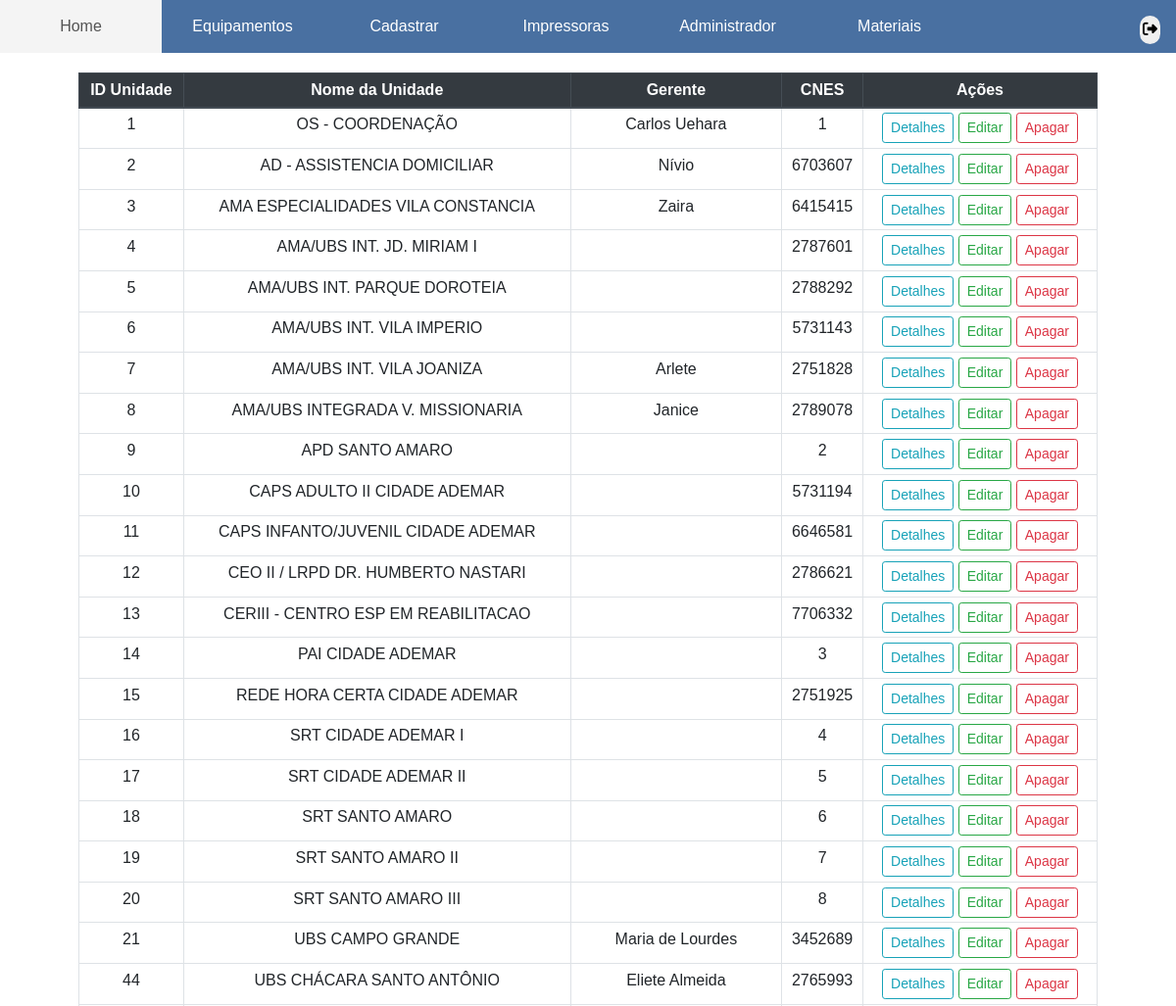
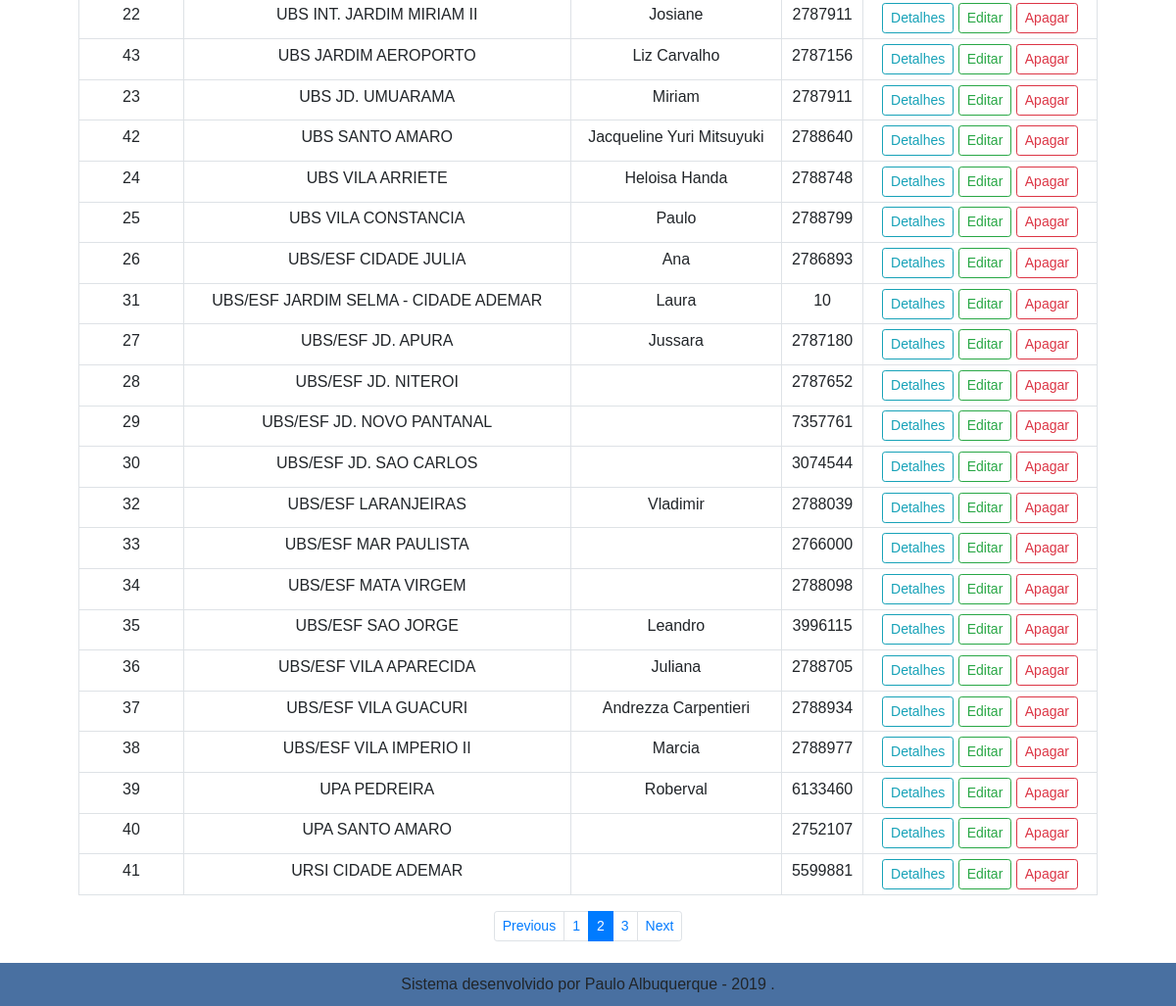
Screenshot of /administrador/todas_unidades.php with the database file from the repository (2 pictures, top to bottom).
### tables this page shows
CREATE TABLE `tb_unidades` (
  `id_unidade` int(11) NOT NULL,
  `nome_da_unidade` varchar(55) NOT NULL,
  `nome_gerente` varchar(55) NOT NULL,
  `cnes` int(55) NOT NULL
);

### administrador/todas_unidades.php (the view, shortened to what this page needs)
<!doctype html>
<html lang="pt-br">
<head>
    <link href='../css/bootstrap.css' rel="stylesheet">
    <link href='../css/estilo.css' rel="stylesheet">
</head>
<body>
    <nav class="menu">
        <ul>
            <li><a href='../administrador/home.php'>Home</a></li>
            <li><a href='../administrador/equipamentos.php'>Equipamentos</a>
            </li>
            <li><a href='../administrador/cadastrar.php'>Cadastrar</a></li>
            <li><a href='../administrador/impressoras.php'>Impressoras</a>
            <li><a href='../administrador/admin.php'>Administrador</a>
            </li>
            <li><a href='../administrador/estoque_home.php'>Materiais</a></li>
        </ul>
        <div class="posicao-btn-sair">
            <button class="btn_sair btn-green"><i class="fas fa-sign-out-alt"></i> </button>
        </div>
    </nav>
    <br>
    <div class="container-fluid">
        <div class="row">
            <div class="col-md-12">
                <div class="container">
                    <?php
                    include_once('conexao.php');
                    $result_usuario = "SELECT * FROM tb_unidades ORDER BY nome_da_unidade ASC";
                    $resultado_usuario = mysqli_query($conn, $result_usuario);
                    if (($resultado_usuario) and ($resultado_usuario->num_rows != 0)) {
                    ?>
                        <table class="table table-hover table-sm text-center table-bordered table-responsive-lg">
                            <thead class="thead-dark">
                                <tr>
                                    <th>ID Unidade</th>
                                    <th>Nome da Unidade</th>
                                    <th>Gerente</th>
                                    <th>CNES</th>
                                    <th>Ações</th>
                                </tr>
                            </thead>
                            <tbody>
                                <?php
                                while ($row_unidades = mysqli_fetch_assoc($resultado_usuario)) {
                                ?>
                                    <tr>
                                        <td><?php echo $row_unidades['id_unidade']; ?></td>
                                        <td><?php echo $row_unidades['nome_da_unidade']; ?></td>
                                        <td><?php echo $row_unidades['nome_gerente']; ?></td>
                                        <td><?php echo $row_unidades['cnes']; ?></td>
                                        <td>
                                            <span class="d-none d-md-block">
                                                <a class="btn btn-outline-info btn-sm" href="#" role="button" data-toggle="modal" data-target=".bd-example-modal-lg">Detalhes</a>
                                                <a class="btn btn-outline-success btn-sm" href="../administrador/editar_unidade.php">Editar</a>
                                                <a class="btn btn-outline-danger btn-sm" href="#" role="button" data-toggle="modal" data-target="#exampleModal">Apagar</a>
                                            </span>
                                        </td>
                                    </tr>
                                <?php
                                } ?>
                            </tbody>
                        </table>
                    <?php
                    } else {
                        echo "<div class='alert alert-danger' role='alert'>Nenhuma unidade encontrada!</div>";
                    }
                    ?>
                    <nav aria-label="">
                        <ul class="pagination pagination-sm justify-content-center">
                            <li class="page-item">
                                <a class="page-link" href="#" tabindex="-1">Previous</a>
                            </li>
                            <li class="page-item"><a class="page-link" href="#">1</a></li>
                            <li class="page-item active">
                                <a class="page-link" href="#">2 <span class="sr-only">(current)</span></a>
                            </li>
                            <li class="page-item"><a class="page-link" href="#">3</a></li>
                            <li class="page-item">
                                <a class="page-link" href="#">Next</a>
                            </li>
                        </ul>
                    </nav>
                </div>
            </div>
        </div>
    </div>
    <div class="dmr">
        Sistema desenvolvido por Paulo Albuquerque - 2019 .
    </div>
</body>
</html>

### css/estilo.css (style rules this page uses)
* { margin: 0; padding: 0; font-family: Arial, sans-serif ; }
.menu { width: 100%; height: 54px; background-color: rgb(73, 112, 161); font-family: Arial; position: fixed; z-index: 9; }
.menu ul { list-style: none; }
.menu ul li { width: 165px; float: left; }
.menu a { padding: 15px; display: block; text-decoration: none; text-align: center; background-color: rgb(73, 112, 161); color: #FFF; }
.container { height: 100%; padding: 50px; }
.dmr { width: 100%; background-color: rgb(73, 112, 161); font-family: Arial; position: fixed; bottom: 0; text-align: center; padding: 10px; }
.btn_sair { font-family: Arial; font-size: 15px; text-transform: uppercase; font-weight: 500; border:none; padding: 3px; cursor: pointer; color: black; border-radius: 25px; }
.posicao-btn-sair { text-align: right; padding-right: 16px; }

### rows the page displays
tb_unidades: id_unidade "1", nome_da_unidade "OS - COORDENAÇÃO", nome_gerente "Carlos Uehara", cnes "1"
tb_unidades: id_unidade "2", nome_da_unidade "AD - ASSISTENCIA DOMICILIAR", nome_gerente "Nívio", cnes "6703607"
tb_unidades: id_unidade "3", nome_da_unidade "AMA ESPECIALIDADES VILA CONSTANCIA", nome_gerente "Zaira", cnes "6415415"
tb_unidades: id_unidade "4", nome_da_unidade "AMA/UBS INT. JD. MIRIAM I", cnes "2787601"
tb_unidades: id_unidade "5", nome_da_unidade "AMA/UBS INT. PARQUE DOROTEIA", cnes "2788292"
tb_unidades: id_unidade "6", nome_da_unidade "AMA/UBS INT. VILA IMPERIO", cnes "5731143"
tb_unidades: id_unidade "7", nome_da_unidade "AMA/UBS INT. VILA JOANIZA", nome_gerente "Arlete", cnes "2751828"
tb_unidades: id_unidade "8", nome_da_unidade "AMA/UBS INTEGRADA V. MISSIONARIA", nome_gerente "Janice", cnes "2789078"
tb_unidades: id_unidade "9", nome_da_unidade "APD SANTO AMARO", cnes "2"
tb_unidades: id_unidade "10", nome_da_unidade "CAPS ADULTO II CIDADE ADEMAR", cnes "5731194"
tb_unidades: id_unidade "11", nome_da_unidade "CAPS INFANTO/JUVENIL CIDADE ADEMAR", cnes "6646581"
tb_unidades: id_unidade "12", nome_da_unidade "CEO II / LRPD DR. HUMBERTO NASTARI", cnes "2786621"
tb_unidades: id_unidade "13", nome_da_unidade "CERIII - CENTRO ESP EM REABILITACAO", cnes "7706332"
tb_unidades: id_unidade "14", nome_da_unidade "PAI CIDADE ADEMAR", cnes "3"
tb_unidades: id_unidade "15", nome_da_unidade "REDE HORA CERTA CIDADE ADEMAR", cnes "2751925"
tb_unidades: id_unidade "16", nome_da_unidade "SRT CIDADE ADEMAR I", cnes "4"
tb_unidades: id_unidade "17", nome_da_unidade "SRT CIDADE ADEMAR II", cnes "5"
tb_unidades: id_unidade "18", nome_da_unidade "SRT SANTO AMARO", cnes "6"
tb_unidades: id_unidade "19", nome_da_unidade "SRT SANTO AMARO II", cnes "7"
tb_unidades: id_unidade "20", nome_da_unidade "SRT SANTO AMARO III", cnes "8"
tb_unidades: id_unidade "21", nome_da_unidade "UBS CAMPO GRANDE", nome_gerente "Maria de Lourdes", cnes "3452689"
tb_unidades: id_unidade "44", nome_da_unidade "UBS CHÁCARA SANTO ANTÔNIO", nome_gerente "Eliete Almeida", cnes "2765993"
tb_unidades: id_unidade "22", nome_da_unidade "UBS INT. JARDIM MIRIAM II", nome_gerente "Josiane", cnes "2787911"
tb_unidades: id_unidade "43", nome_da_unidade "UBS JARDIM AEROPORTO", nome_gerente "Liz Carvalho", cnes "2787156"
tb_unidades: id_unidade "23", nome_da_unidade "UBS JD. UMUARAMA", nome_gerente "Miriam", cnes "2787911"
tb_unidades: id_unidade "42", nome_da_unidade "UBS SANTO AMARO", nome_gerente "Jacqueline Yuri Mitsuyuki", cnes "2788640"
tb_unidades: id_unidade "24", nome_da_unidade "UBS VILA ARRIETE", nome_gerente "Heloisa Handa", cnes "2788748"
tb_unidades: id_unidade "25", nome_da_unidade "UBS VILA CONSTANCIA", nome_gerente "Paulo", cnes "2788799"
tb_unidades: id_unidade "26", nome_da_unidade "UBS/ESF CIDADE JULIA", nome_gerente "Ana", cnes "2786893"
tb_unidades: id_unidade "31", nome_da_unidade "UBS/ESF JARDIM SELMA - CIDADE ADEMAR", nome_gerente "Laura", cnes "10"
tb_unidades: id_unidade "27", nome_da_unidade "UBS/ESF JD. APURA", nome_gerente "Jussara", cnes "2787180"
tb_unidades: id_unidade "28", nome_da_unidade "UBS/ESF JD. NITEROI", cnes "2787652"
tb_unidades: id_unidade "29", nome_da_unidade "UBS/ESF JD. NOVO PANTANAL", cnes "7357761"
tb_unidades: id_unidade "30", nome_da_unidade "UBS/ESF JD. SAO CARLOS", cnes "3074544"
tb_unidades: id_unidade "32", nome_da_unidade "UBS/ESF LARANJEIRAS", nome_gerente "Vladimir", cnes "2788039"
tb_unidades: id_unidade "33", nome_da_unidade "UBS/ESF MAR PAULISTA", cnes "2766000"
tb_unidades: id_unidade "34", nome_da_unidade "UBS/ESF MATA VIRGEM", cnes "2788098"
tb_unidades: id_unidade "35", nome_da_unidade "UBS/ESF SAO JORGE", nome_gerente "Leandro", cnes "3996115"
tb_unidades: id_unidade "36", nome_da_unidade "UBS/ESF VILA APARECIDA", nome_gerente "Juliana", cnes "2788705"
tb_unidades: id_unidade "37", nome_da_unidade "UBS/ESF VILA GUACURI", nome_gerente "Andrezza Carpentieri", cnes "2788934"
tb_unidades: id_unidade "38", nome_da_unidade "UBS/ESF VILA IMPERIO II", nome_gerente "Marcia", cnes "2788977"
tb_unidades: id_unidade "39", nome_da_unidade "UPA PEDREIRA", nome_gerente "Roberval", cnes "6133460"
tb_unidades: id_unidade "40", nome_da_unidade "UPA SANTO AMARO", cnes "2752107"
tb_unidades: id_unidade "41", nome_da_unidade "URSI CIDADE ADEMAR", cnes "5599881"
